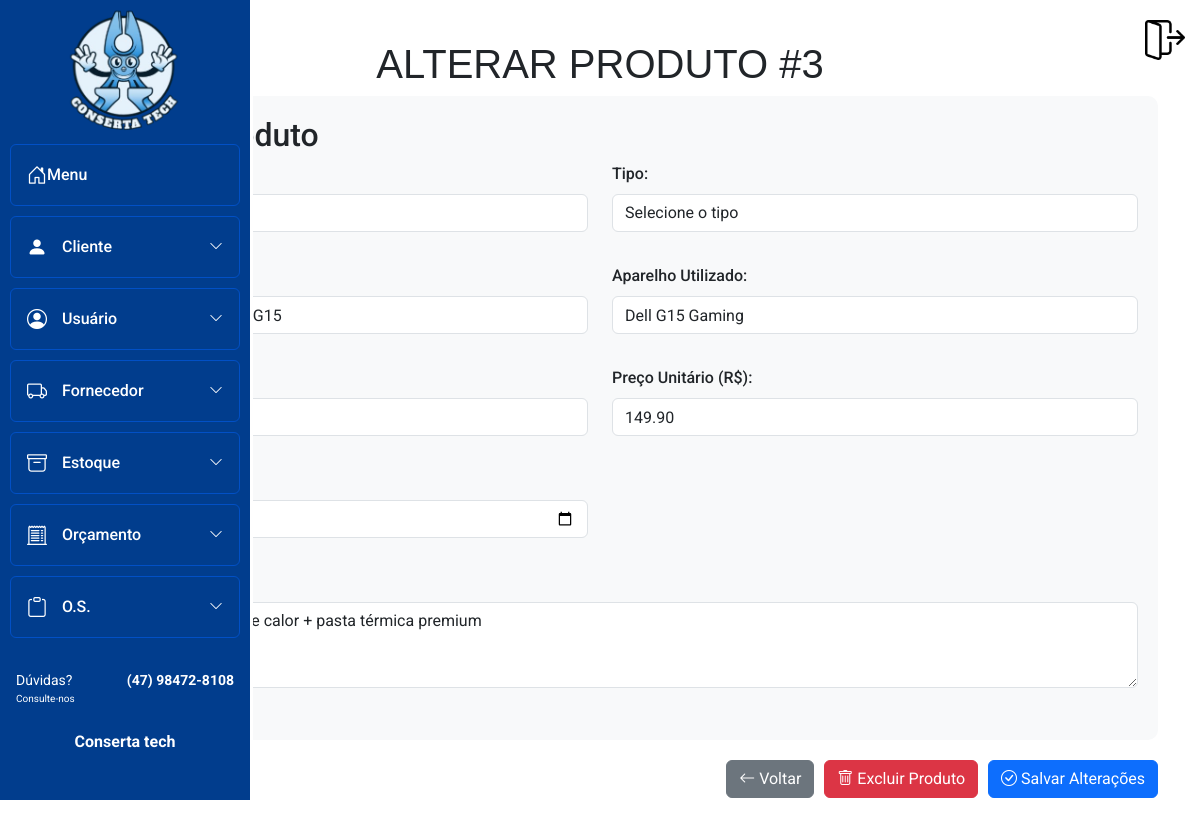
/sa_mod_bd/Estoque/alterar_produto.php?id=3 (signed in), run on the app's committed database.
### tables this page shows
CREATE TABLE `produto` (
  `id_produto` int(11) NOT NULL,
  `id_usuario` int(11) NOT NULL,
  `id_fornecedor` int(11) NOT NULL,
  `tipo` varchar(50) DEFAULT NULL,
  `nome` varchar(50) DEFAULT NULL,
  `aparelho_utilizado` varchar(50) DEFAULT NULL,
  `quantidade` int(11) DEFAULT 0,
  `preco` decimal(10,2) DEFAULT NULL,
  `data_registro` date DEFAULT NULL,
  `descricao` varchar(255) DEFAULT NULL
);

CREATE TABLE `fornecedor` (
  `id_fornecedor` int(11) NOT NULL,
  `id_usuario` int(11) NOT NULL,
  `email` varchar(100) DEFAULT NULL,
  `razao_social` varchar(50) NOT NULL,
  `cnpj` varchar(20) DEFAULT NULL,
  `data_fundacao` date DEFAULT NULL,
  `produto_fornecido` varchar(100) DEFAULT NULL,
  `data_cad` date DEFAULT NULL,
  `cep` varchar(10) DEFAULT NULL,
  `logradouro` varchar(80) DEFAULT NULL,
  `tipo` varchar(20) DEFAULT NULL,
  `complemento` varchar(15) DEFAULT NULL,
  `numero` int(11) DEFAULT NULL,
  `cidade` varchar(30) DEFAULT NULL,
  `uf` varchar(2) DEFAULT NULL,
  `bairro` varchar(20) DEFAULT NULL,
  `telefone` varchar(18) DEFAULT NULL,
  `observacoes` varchar(255) DEFAULT NULL,
  `inativo` tinyint(4) DEFAULT 0
);

### sa_mod_bd/Estoque/processa_alteracao_produto.php (called while the page is built, shortened)
<?php
require_once '../Conexao/conexao.php';
$id_produto = $_GET['id'];
try {
    $sql = "SELECT p.*, f.razao_social as fornecedor_nome
            FROM produto p
            INNER JOIN fornecedor f ON p.id_fornecedor = f.id_fornecedor
            WHERE p.id_produto = :id_produto";
    $stmt = $pdo->prepare($sql);
    $stmt->bindParam(':id_produto', $id_produto);
    $stmt->execute();
    $produto = $stmt->fetch();
    $sql_fornecedores = "SELECT id_fornecedor, razao_social FROM fornecedor WHERE inativo = 0 ORDER BY razao_social";
    $stmt_fornecedores = $pdo->prepare($sql_fornecedores);
    $stmt_fornecedores->execute();
    $fornecedores = $stmt_fornecedores->fetchAll();
} catch (PDOException $e) {
    echo "Erro ao carregar produto: " . $e->getMessage();
    exit;
}
?>

### sa_mod_bd/Estoque/alterar_produto.php (the view, shortened to what this page needs)
<?php
require_once 'processa_alteracao_produto.php';
?>
<!DOCTYPE html>
<html lang="pt-BR">
<head>
    <link rel="stylesheet" href="../bootstrap/css/bootstrap.min.css">
    <link rel="stylesheet" href="https://cdn.jsdelivr.net/npm/bootstrap-icons@1.10.3/font/bootstrap-icons.css" />
    <link rel="stylesheet" href="../Menu_lateral/css-home-bar.css" />
    <link rel="stylesheet" href="https://cdn.jsdelivr.net/npm/notyf@3/notyf.min.css">
    <link rel="stylesheet" href="alterar.css">
    <link href="https://cdn.jsdelivr.net/npm/bootstrap@5.3.0/dist/css/bootstrap.min.css" rel="stylesheet">
</head>
<body>
    <div class="container">
        <h1>ALTERAR PRODUTO #<?= $produto['id_produto'] ?></h1>
        <?php include("../Menu_lateral/menu.php"); ?>
        <form method="POST" action="">
            <div class="form-section">
                <h2>Dados do Produto</h2>
                <div class="row mb-3">
                    <div class="col-md-6">
                        <div class="form-group">
                            <label for="id_fornecedor" class="form-label">Fornecedor:</label>
                            <select id="id_fornecedor" name="id_fornecedor" class="form-control" required>
                                <?php foreach ($fornecedores as $fornecedor): ?>
                                    <option value="<?= $fornecedor['id_fornecedor'] ?>"
                                        <?= $fornecedor['id_fornecedor'] == $produto['id_fornecedor'] ? 'selected' : '' ?>>
                                        <?= htmlspecialchars($fornecedor['razao_social']) ?>
                                    </option>
                                <?php endforeach; ?>
                            </select>
                        </div>
                    </div>
                    <div class="col-md-6">
                        <div class="form-group">
                            <label for="tipo" class="form-label">Tipo:</label>
                            <select id="tipo" name="tipo" class="form-control" required>
                                <option value="">Selecione o tipo</option>
                            </select>
                        </div>
                    </div>
                </div>
                <div class="row mb-3">
                    <div class="col-md-6">
                        <div class="form-group">
                            <label for="nome" class="form-label">Nome do Produto:</label>
                            <input type="text" id="nome" name="nome" class="form-control"
                                value="<?= htmlspecialchars($produto['nome']) ?>" required>
                        </div>
                    </div>
                    <div class="col-md-6">
                        <div class="form-group">
                            <label for="aparelho_utilizado" class="form-label">Aparelho Utilizado:</label>
                            <input type="text" id="aparelho_utilizado" name="aparelho_utilizado" class="form-control"
                                value="<?= htmlspecialchars($produto['aparelho_utilizado']) ?>">
                        </div>
                    </div>
                </div>
                <div class="row mb-3">
                    <div class="col-md-6">
                        <div class="form-group">
                            <label for="quantidade" class="form-label">Quantidade:</label>
                            <input type="number" id="quantidade" name="quantidade" class="form-control" min="0"
                                value="<?= $produto['quantidade'] ?>" required>
                        </div>
                    </div>
                    <div class="col-md-6">
                        <div class="form-group">
                            <label for="preco" class="form-label">Preço Unitário (R$):</label>
                            <input type="number" id="preco" name="preco" class="form-control" step="0.01" min="0"
                                value="<?= $produto['preco'] ?>" required>
                        </div>
                    </div>
                </div>
                <div class="row mb-3">
                    <div class="col-md-6">
                        <div class="form-group">
                            <label for="data_registro" class="form-label">Data de Registro:</label>
                            <input type="date" id="data_registro" name="data_registro" class="form-control"
                                value="<?= $produto['data_registro'] ?>">
                        </div>
                    </div>
                </div>
                <div class="row mb-3">
                    <div class="col-md-12">
                        <div class="form-group">
                            <label for="descricao" class="form-label">Descrição:</label>
                            <textarea id="descricao" name="descricao" class="form-control"
                                rows="3"><?= htmlspecialchars($produto['descricao']) ?></textarea>
                        </div>
                    </div>
                </div>
            </div>
            <div class="actions">
                <a href="buscar_produto.php" class="btn btn-secondary">
                    <i class="bi bi-arrow-left"></i> Voltar
                </a>
                <button type="button" class="btn btn-danger" data-bs-toggle="modal"
                    data-bs-target="#confirmDeleteModal">
                    <i class="bi bi-trash"></i> Excluir Produto
                </button>
                <button type="submit" class="btn btn-primary">
                    <i class="bi bi-check-circle"></i> Salvar Alterações
                </button>
            </div>
        </form>
    </div>
</body>
</html>

### sa_mod_bd/Menu_lateral/css-home-bar.css (style rules this page uses)
* { margin: 0; padding: 0; box-sizing: border-box; font-family: 'Roboto', sans-serif; }
html, body { height: 100%; overflow-x: hidden; }

### sa_mod_bd/Estoque/alterar.css (style rules this page uses)
.container { max-width: 1400px; margin: 20px auto; padding: 20px; margin-left: 250px; }
h1 { text-align: center; font-weight: bold; color: rgb(58, 0, 0); margin-bottom: 20px; font-family: 'Poppins', sans-serif; }
.form-section { background-color: #f8f9fa; padding: 20px; border-radius: 10px; margin-bottom: 20px; }
.actions { display: flex; justify-content: flex-end; gap: 10px; margin-top: 20px; }
.btn-danger { background-color: #e74a3b; border-color: #e74a3b; }
.form-label { font-weight: 500; }

### data on the page
produto: id_produto "3", id_fornecedor "Tecno Equipamentos ME", nome "Kit Cooler Notebook Dell G15", aparelho_utilizado "Dell G15 Gaming", quantidade "6", preco "149.90", data_registro "04/10/2024", descricao "Ventoinha + dissipador de calor + pasta térmica premium"
